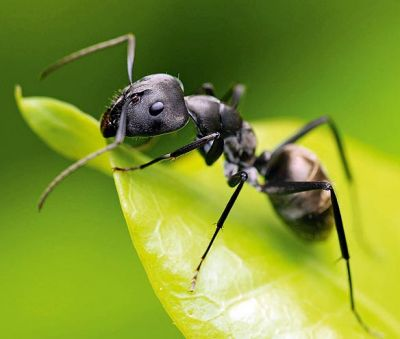
#> input picture coursework/ant.jpg, 400 x 339 px
$ jupyter execute 'ДЗ_Практика_07_Старинская.ipynb'
#> lines starting #> are read from the running program, lines starting #| are printed output that depends on the picture; after the words box and inside, x2 and y2 are one past the last pixel; in counts of white or black regions, pixels touching at a corner belong together; long printed decimals are rounded
# ДЗ. Морфологические операции и анализ объектов

Старинская Светлана, 3ФИИТ

## Задание

Сравнить формы и размеры ядер, обработать реальное изображение, исследовать min_area, периметры, контуры и связные компоненты.

## 1. Импорт библиотек и тестовое изображение

Используем binary_demo из практики: прямоугольник, круг, символ, шум и разрывы.

[cell 1]
from pathlib import Path
import cv2
import numpy as np
import matplotlib.pyplot as plt
SEED=42
np.random.seed(SEED)
OUT=Path('results_07');OUT.mkdir(exist_ok=True)

[cell 2]
def create_morphology_demo_image():
    """
    Создает синтетическое бинарное изображение
    с объектами, шумом и разрывами.
    """
    img = np.zeros((220, 320), dtype=np.uint8)

    # Основные объекты
    cv2.rectangle(img, (30, 40), (120, 170), 255, -1)
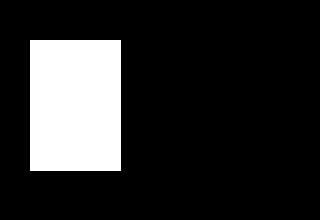
#> img: shape (220, 320); 16.9% white; 1 white region, box (x1, y1, x2, y2) and area: (30, 40, 121, 171) 11921
    cv2.circle(img, (220, 90), 40, 255, -1)
    cv2.putText(img, "A", (180, 190),
                cv2.FONT_HERSHEY_SIMPLEX, 2, 255, 5)

    # Искусственные "дыры" в объектах
    cv2.circle(img, (70, 100), 10, 0, -1)
    cv2.rectangle(img, (210, 80), (225, 95), 0, -1)

    # Разрывы
    cv2.line(img, (30, 100), (120, 100), 0, 3)
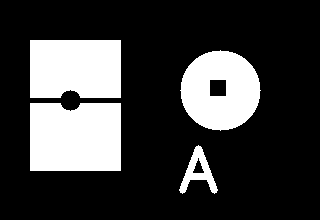
#> img: shape (220, 320); 23.8% white; 4 white regions, box (x1, y1, x2, y2) and area: (30, 103, 121, 171) 6078, (30, 40, 121, 98) 5168, (180, 50, 261, 131) 4769, (179, 145, 218, 194) 728

    # Белый шум
    np.random.seed(42)
    for _ in range(120):
        x = np.random.randint(0, img.shape[1])
        y = np.random.randint(0, img.shape[0])
        img[y, x] = 255

    return img
binary_demo = create_morphology_demo_image()

## 2. Форма и размер ядра

Для каждой формы исследуем размеры 3×3, 5×5 и 9×9. Отдельно показываем opening и closing.

[cell 3]
shapes={'RECT':cv2.MORPH_RECT,'ELLIPSE':cv2.MORPH_ELLIPSE,'CROSS':cv2.MORPH_CROSS}
for op_name,op in [('Opening',cv2.MORPH_OPEN),('Closing',cv2.MORPH_CLOSE)]:
    fig,axes=plt.subplots(3,3,figsize=(11,8))
    for i,(name,shape) in enumerate(shapes.items()):
        for j,size in enumerate([3,5,9]):
            result=cv2.morphologyEx(binary_demo,op,cv2.getStructuringElement(shape,(size,size)))
            axes[i,j].imshow(result,cmap='gray');axes[i,j].set_title(f'{op_name}: {name} {size}×{size}');axes[i,j].axis('off')
    plt.tight_layout();plt.show()
#> this loop made 2 passes
#> pass 1, `plt.tight_layout()`:
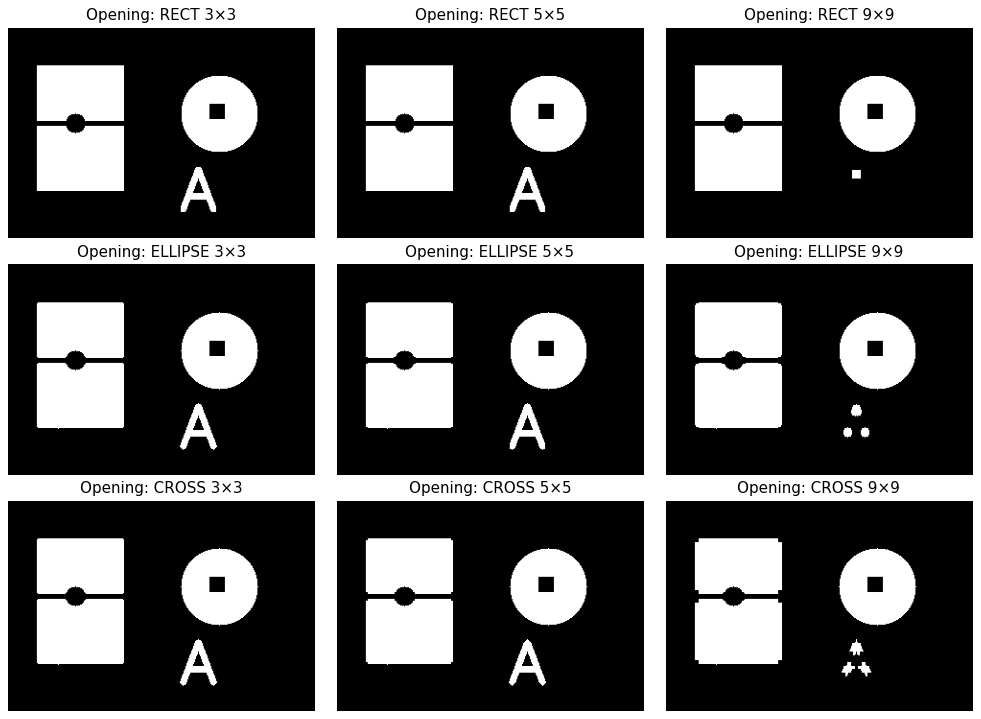
#> figure drawn by matplotlib, 9 panels
#> pass 2, `plt.tight_layout()`:
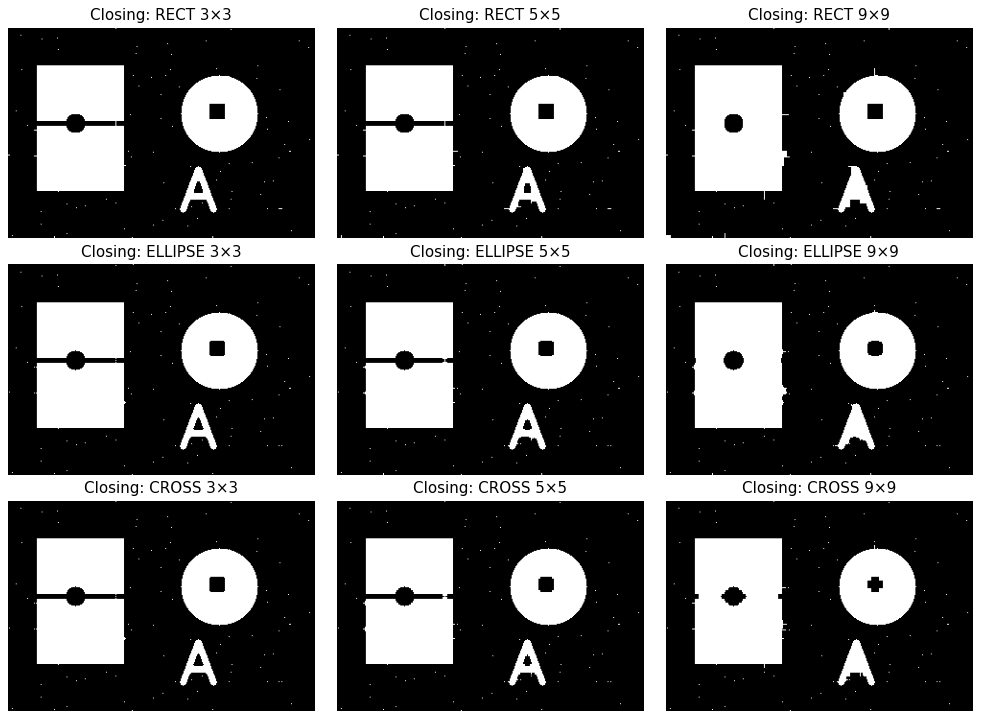
#> figure drawn by matplotlib, 9 panels

Одиночные белые точки удаляются opening со всеми тремя ядрами при размере 3×3 и больше. ELLIPSE лучше соответствует круглым объектам. RECT закрывает разрывы сразу по нескольким направлениям; CROSS удобен для горизонтальных и вертикальных линий. Большое ядро сильнее меняет форму и может удалить тонкие части символа.

## 3. Реальное изображение

Берём фотографию муравья из предыдущей работы. Для воспроизводимости копия ant.jpg находится рядом с ноутбуком. Сохраняем каждый этап.

[cell 4]
image=cv2.imread('ant.jpg')
#> image is the input picture: shape (339, 400, 3); mean B, G, R 46.9, 151.4, 129
if image is None:raise FileNotFoundError('Нужна фотография ant.jpg рядом с ноутбуком')
gray=cv2.cvtColor(image,cv2.COLOR_BGR2GRAY)
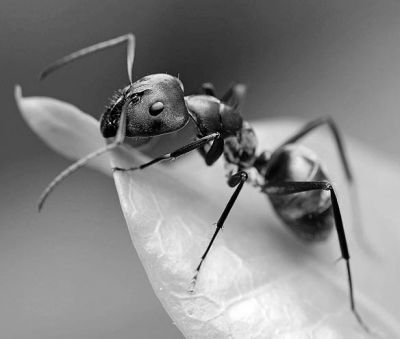
#> gray: shape (339, 400); min 0, max 255, mean 132.8
_,binary=cv2.threshold(gray,0,255,cv2.THRESH_BINARY_INV+cv2.THRESH_OTSU)
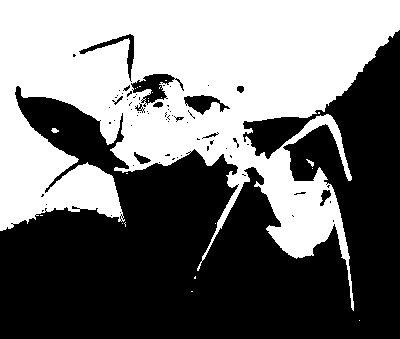
#> binary: shape (339, 400); 45.8% white; 23 white regions (20 under 20 px), largest, box (x1, y1, x2, y2) and area: (0, 0, 400, 311) 62048, (51, 128, 59, 133) 28, (306, 159, 314, 167) 26
kernel=cv2.getStructuringElement(cv2.MORPH_ELLIPSE,(3,3))
opened=cv2.morphologyEx(binary,cv2.MORPH_OPEN,kernel)
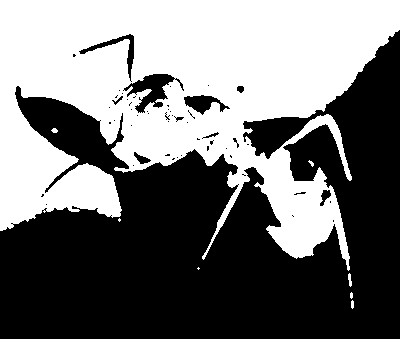
#> opened: shape (339, 400); 45.6% white; 8 white regions (3 under 20 px), largest, box (x1, y1, x2, y2) and area: (0, 0, 400, 271) 61694, (348, 273, 352, 287) 37, (51, 128, 58, 133) 25, (351, 300, 354, 309) 23, (308, 160, 314, 167) 20
closed=cv2.morphologyEx(opened,cv2.MORPH_CLOSE,kernel)
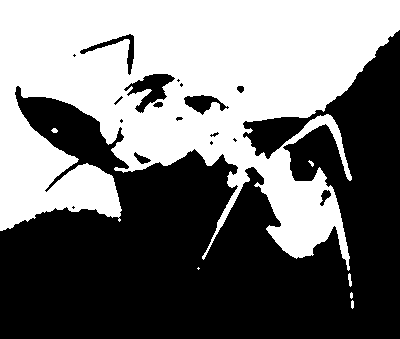
#> closed: shape (339, 400); 45.8% white; 7 white regions (2 under 20 px)
fig,axes=plt.subplots(1,4,figsize=(16,4))
for ax,(name,a) in zip(axes,{'gray':gray,'binary':binary,'opening':opened,'closing':closed}.items()):
    cv2.imwrite(str(OUT/f'{name}.png'),a)
    ax.imshow(a,cmap='gray');ax.set_title(name);ax.axis('off')
#> this loop made 4 passes
#> name on passes 1 to 4: 'gray', 'binary', 'opening', 'closing'
plt.tight_layout();plt.show()

## 4. Площадь, периметр и порог фильтрации

Компактность оцениваем как 4πS/P². Площадь контура геометрическая, площадь компоненты — число пикселей, поэтому они могут различаться.

[cell 5]
def analyze_objects(mask,min_area):
    contours,_=cv2.findContours(mask,cv2.RETR_EXTERNAL,cv2.CHAIN_APPROX_SIMPLE)
    result=[]
    for contour in contours:
        area=cv2.contourArea(contour);perimeter=cv2.arcLength(contour,True)
        if area>=min_area and perimeter>0:
            result.append((contour,area,perimeter,4*np.pi*area/perimeter**2))
    return result
for threshold in [1,20,100,500,2000]:
    print('min_area =',threshold,'| найдено:',len(analyze_objects(closed,threshold)))
#> this loop made 5 passes
#| min_area = 1 | найдено: 7
#| min_area = 20 | найдено: 2
#| min_area = 100 | найдено: 1
#| min_area = 500 | найдено: 1
#| min_area = 2000 | найдено: 1
objects=analyze_objects(closed,100)
#> objects = 1 item
boxed=image.copy()
for i,(contour,area,perimeter,compact) in enumerate(objects,1):
    x,y,w,h=cv2.boundingRect(contour)
    cv2.rectangle(boxed,(x,y),(x+w,y+h),(0,0,255),2)
    print(f'Объект {i}: площадь={area:.1f}, периметр={perimeter:.1f}, компактность={compact:.3f}')
#> this loop made 1 pass
#> (i, area, perimeter, compact, x, y, w, h) on pass 1: (1, 62857, 2804.5, 0.1, 0, 0, 400, 271)
#| Объект 1: площадь=62857.0, периметр=2804.5, компактность=0.100
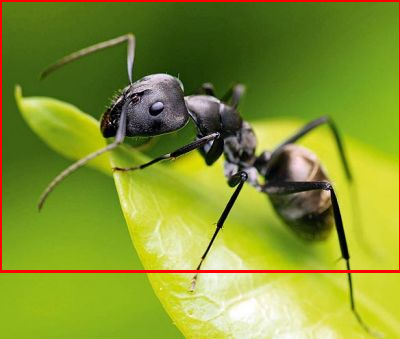
#> boxed: shape (339, 400, 3); 2.07% of pixels changed, all inside (x1, y1, x2, y2) = (0, 0, 400, 273)
cv2.imwrite(str(OUT/'objects.png'),boxed)
plt.figure(figsize=(9,5));plt.imshow(cv2.cvtColor(boxed,cv2.COLOR_BGR2RGB));plt.axis('off');plt.show()
count,labels,stats,centers=cv2.connectedComponentsWithStats(closed,connectivity=8)
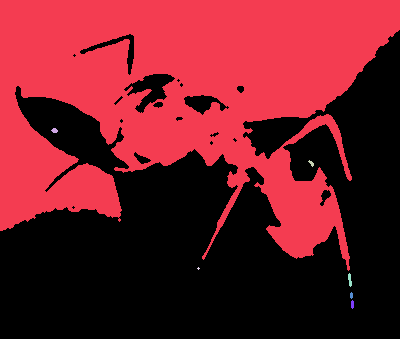
#> labels: shape (339, 400) int32; 8 distinct labels, from 0 to 7; one colour per label, 0 black
#> count = 8; stats = [[0, 30, 400, 309, 73430], [0, 0, 400, 271, 62043], [51, 128, 7, 5, 25], [308, 160, 6, 7, 20], [197, 267, 3, 3, 5], [348, 273, 4, 14, 37], [350, 292, 3, 7, 17], [351, 300, 3, 9, 23]]; centers = [[213.8, 231.4], [182.4, 95.06], [54.2, 130.1], [310.9, 162.8], [198, 268], [349.5, 279.5], [351, 295], [352, 304]]
for index in range(1,count):
    if stats[index,cv2.CC_STAT_AREA]>=100:print('Компонента:',index,'bbox/площадь:',stats[index].tolist(),'центр:',centers[index])
#> this loop made 7 passes
#| Компонента: 1 bbox/площадь: [0, 0, 400, 271, 62043] центр: [182.377  95.064]

## 5. Компактность объектов

Сравним площади, периметры и компактность нескольких объектов демонстрационного изображения.

[cell 6]
for i, (_, area, perimeter, compact) in enumerate(analyze_objects(binary_demo, 100), 1):
#> in analyze_objects (call 7), `contours,_=cv2.findContours(mask,cv2.RETR_EXTERNAL,cv2.CHAIN_APPROX_SI..`: contours = 86 contours, 82 with area under 20; largest, box (x1, y1, x2, y2) and area: (30, 103, 121, 172) 5919, (30, 40, 121, 98) 5018, (180, 50, 261, 131) 4913, (179, 145, 218, 194) 739
    print(f"Объект {i}: S={area:.1f}, P={perimeter:.1f}, компактность={compact:.3f}")
